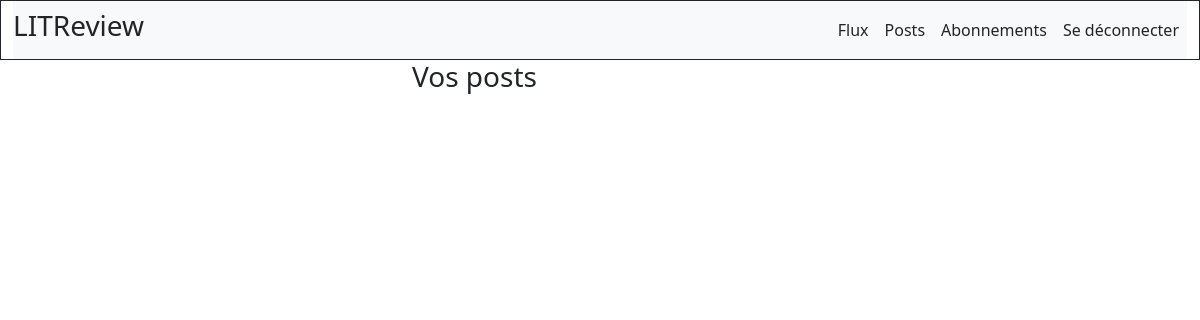
The app's page /posts/ (signed in), older data.
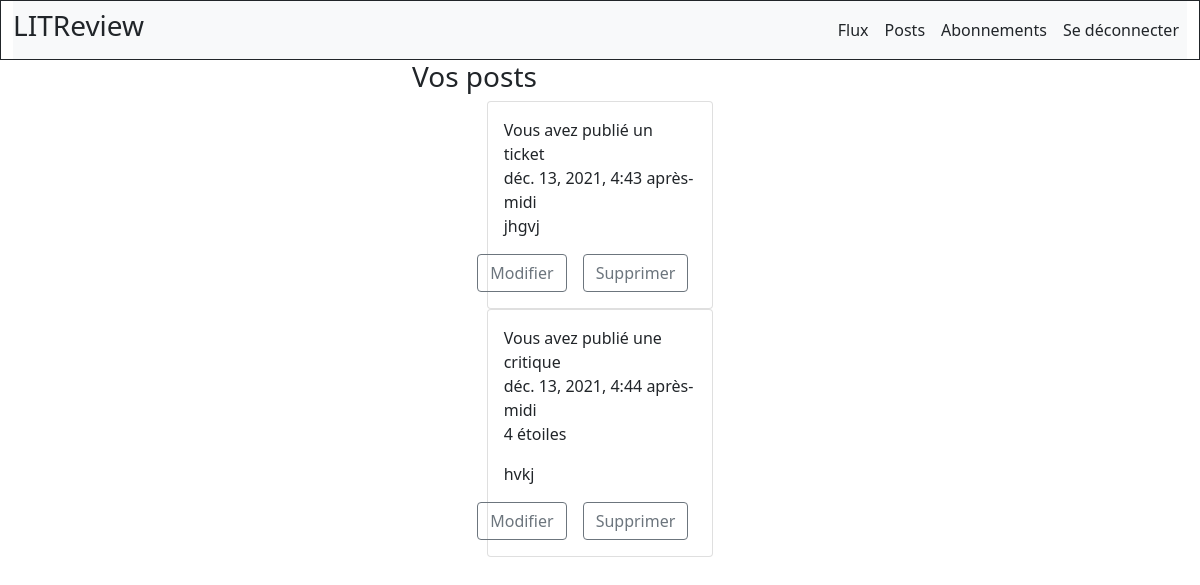
The same page, newer data.
### content/models.py (models this page shows, shortened)
class Ticket(models.Model):
    title = models.CharField(max_length=128)
    description = models.TextField(max_length=2048, blank=True)
    user = models.ForeignKey(
        to=settings.AUTH_USER_MODEL, on_delete=models.CASCADE)
    time_created = models.DateTimeField(auto_now_add=True)

class Review(models.Model):
    ticket = models.ForeignKey(to=Ticket, on_delete=models.CASCADE)
    rating = models.PositiveSmallIntegerField(
        choices=[(i, i) for i in range(0, 6)],
        validators=[MinValueValidator(0), MaxValueValidator(5)])
    headline = models.CharField(max_length=128)
    body = models.CharField(max_length=8192, blank=True)
    user = models.ForeignKey(
        to=settings.AUTH_USER_MODEL, on_delete=models.CASCADE)
    time_created = models.DateTimeField(auto_now_add=True)

### content/views.py (the view)
# urls.py: path('posts/', views.posts, name='posts'),
@login_required
def posts(request):
	tickets = Ticket.objects.order_by('-id').filter(user_id=request.user.id)
	reviews = Review.objects.order_by('-id').filter(user_id=request.user.id)
	context = {
		'tickets': tickets,
		'reviews': reviews
	}
	return render(request, "content/posts.html", context)

### content/Templates/content/posts.html (shortened to what this page needs)
{% extends 'base.html' %}
{% block content_box_3 %}
 <div class="container col-md-4 justify-content-center">
   <h3>
      Vos posts
   </h3>
<div class="container col-md-8 mx-auto">
       {% for ticket in tickets %}
           <div class="card">
              <div class="card-body">
                <p class="card-text">Vous avez publié un ticket <span style="float:right;">{{ ticket.time_created }}</span></p>
                <p class="card-text">{{ ticket.title }}</p>
                  <div class="d-grid gap-2 d-md-flex justify-content-md-end">
                    <a href="{% url 'content:ticket_update' ticket.id %}" class="btn btn-outline-secondary me-md-2">Modifier</a>
                    <a href="{% url 'content:ticket_delete' ticket.id %}" class="btn btn-outline-secondary me-md-2">Supprimer</a>
                  </div>
              </div>
            </div>
       {% endfor %}
        {% for review in reviews %}
                   <div class="card">
                      <div class="card-body">
                        <p class="card-text">Vous avez publié une critique <span style="float:right;">{{ review.time_created }}</span></p>
                        <p class="card-text">{{ review.rating }} étoiles</p>
                        <p class="card-text">{{ review.headline }}</p>
                          <div class="d-grid gap-2 d-md-flex justify-content-md-end">
                               <a href="{% url 'content:review_update' review.id %}" class="btn btn-outline-secondary me-md-2">Modifier</a>
                               <a href="{% url 'content:review_delete' review.id %}" class="btn btn-outline-secondary me-md-2">Supprimer</a>
                          </div>
                      </div>
                    </div>
               {% endfor %}
</div>
{% endblock content_box_3 %}

Row changes from the older to the newer data that the page shows:
added Ticket: time_created "déc. 13, 2021, 4:43 après-midi", title "jhgvj"
added Review: time_created "déc. 13, 2021, 4:44 après-midi", rating "4", headline "hvkj"
